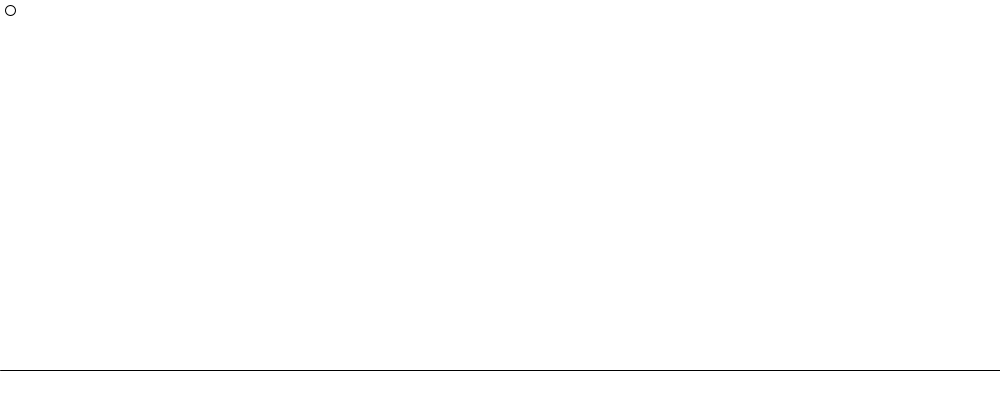
Frame 1 (no input)
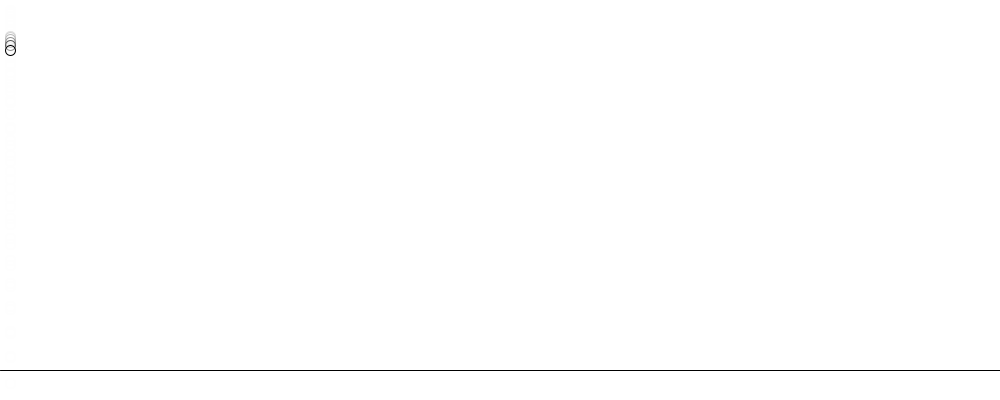
Frame 60 (the mouse pressed at the canvas centre just before this capture)
Frame 120 (the mouse held since frame 60 and released just before this capture): identical to frame 60, image omitted

The Processing sketch that drew these frames (run headless with seeded random() and noise(); from frame 60 on, the mouse is pressed at the canvas centre):

// Processing sketch: processing_56967
// ── processing_56967.pde

float x = 10;
float y = 10;

float w = 10;
float h = 10;

float speedmod = 0;
float speed = 0;
float res = 0.03;
float g = 0.1;
float gc = .981;

int change = 1;
int gchange = 1;

int click;

int end = 1;

int re = 255;
int gree = 255;
int blu = 255;

PFont font;

void setup() {
  size (1000, 400);
  smooth();
  //  frameRate(10);
  click = 1;
  background(255);
  end = 1;
}
void draw() {
  if (click == 1) {

    x = x+speed+speedmod;
    speed = speed-res;
    fill(re, gree, blu, 90);
    rect(-3, -3, width+3, height+3);
    line(0, height-30, width, height-30);
    ellipse(x, y, w, h);

    if (end == 1) {
      g = g + gc;
      y = y+g;
      if (y >height-(0.5*h)-30) {
        g = -g;
       /* gc = gc+(gc/4);*/
        gchange = -gchange;
      }
      if ((g > 0) && (gchange<0)) {
        gchange = -gchange;
      }
    }
    if (x >width-(0.5*w)) {
      speed = -speed;
      res = -res;
      change = -change;
    }
    if (x<0.5*w) {
      speed = -speed;
      res = -res;
      change = -change;
    }

    if ((speed<=0) && (change>0)) {
      res = 0;
      speed = 0;
    }
    if ((g<=0) && (gchange>0)) {
      gc = 0;
      g = 0;
    }
    if ((g>=0) && (gchange<0)) {
      gc = 0;
      g = 0;
    }
    if ((speed>=0) && (change<0)) {
      res = 0;
      speed = 0;
    }
    if ((gchange == 1) && (y>=(height-(30+0.5*h)))) {
      end = 0;
    }
    else {
    }
    if (keyPressed) {
      if (key == ENTER) {
        h = h+1;
        w = w+1;
      }
      if (key == BACKSPACE) {
        h = h-1;
        w = w-1;
      }
      if (key == CODED){
        if (keyCode == RIGHT){
          if (change == 1){
          speed = speed-res+1;
          }else{
            speed = speed-res-1;
          }
        }
      if (key == CODED){
        if (keyCode == LEFT){
          if (change == -1){
          speed = speed-res+1;
          }else{
            speed = speed-res-1;
          }
          }
        }
        if (key == CODED){
        if (keyCode == DOWN){
          if (gchange == -1){
          gc = gc+0.01;
          }else{
            gc = gc+0.01;
          }
          }
        }
        if (key == CODED){
        if (keyCode == UP){
          if (gchange == -1){
          gc = gc-0.01;
          }else{
            gc = gc-0.01;
          }
        }
        }
      }
      if (key == CODED){
        if (keyCode == CONTROL){
          re = (int)random(100, 255);
          gree = (int)random(100, 255);
          blu = (int)random(100, 255);
        }
      }
      if (key == DELETE) {
        y = 10;
        x = 10;
        gchange = 1;
        change = 1;
        speed = 0;
        res = 0.03;
        g = 0.1;
        end = 1;
        gc = 0.981;
      }
    }

    print(gc);
  }
}


void mousePressed() {
  if (click == 1) {
    click = 0;
  }
  else {
    click = 1;
  }
}
